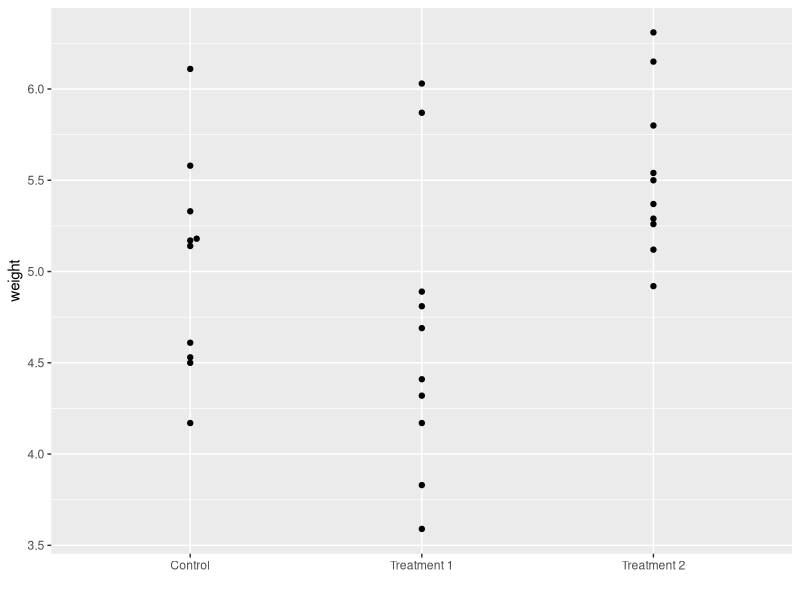
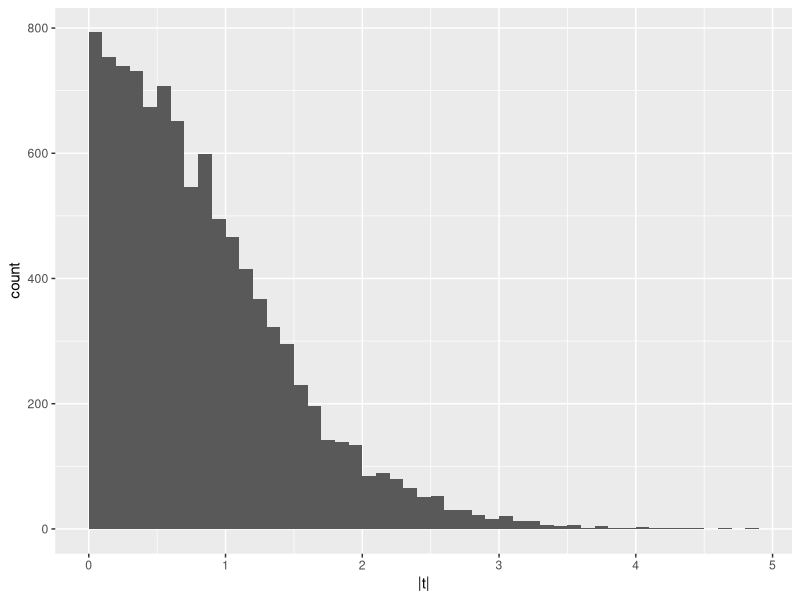
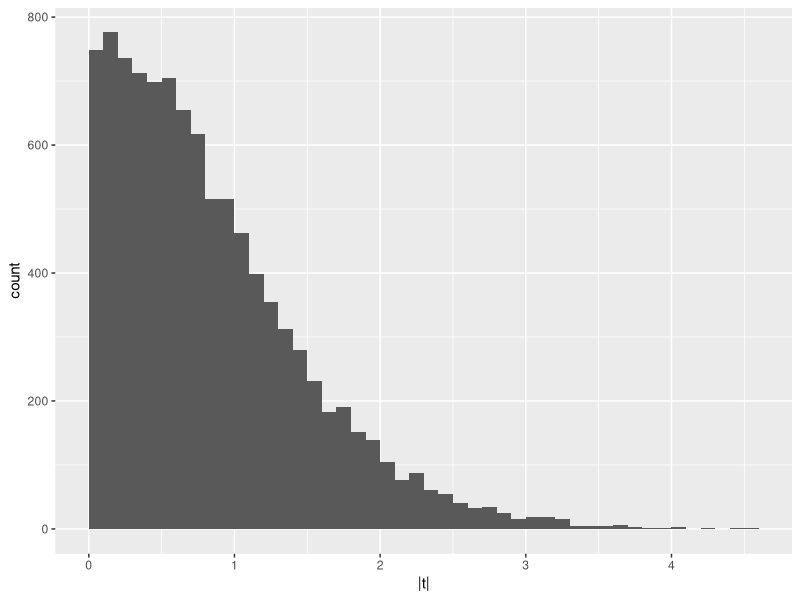

Write R code to recreate these figures, in order.
## ---- chunk 1
knitr::opts_chunk$set(echo = TRUE)

## ---- chunk 2
library(tidyverse)
library(purrr)
library(ggbeeswarm)
## ---- chunk 3
data("PlantGrowth")
head(PlantGrowth)
## ---- chunk 4

PlantGrowth %>% 
   mutate(group = fct_recode(group, 
                            Control = "ctrl", 
                            `Treatment 1` = "trt1", 
                            `Treatment 2` = "trt2")) %>% 
  ggplot(aes(x = group, y = weight)) + 
  geom_beeswarm() + 
  labs(x = "")
## ---- chunk 5
PlantGrowth %>% 
  filter(group %in% c("ctrl", "trt2")) %>% 
    t.test(weight ~ group, data  = .) 
## ---- chunk 6
library("broom")
PlantGrowth %>% 
  filter(group %in% c("ctrl", "trt2")) %>% 
  t.test(weight ~ group, data  = .) %>% 
    tidy()
## ---- chunk 7
PlantGrowth %>% 
  bind_rows(PlantGrowth) %>% # Add the duplicate of the dataset
  filter(group %in% c("ctrl", "trt2")) %>% 
  t.test(weight ~ group, data  = .) %>% 
  tidy()
## ---- chunk 8
set.seed(1234)

pg1 <- PlantGrowth %>% 
  sample_frac(size = 0.5) %>% 
  bind_rows(., .) 

pg1 %>% 
  filter(group %in% c("ctrl", "trt2")) %>% 
  t.test(weight ~ group, data  = .) %>% 
  tidy()
## ---- chunk 9
pg1_null = with(
  dplyr::filter(pg1, group %in% c("ctrl", "trt2")),
    replicate(10000,
      abs(t.test(weight ~ sample(group))$statistic)))

head(pg1_null)

ggplot(tibble(`|t|` = pg1_null), aes(x = `|t|`)) +
  geom_histogram(binwidth = 0.1, boundary = 0)
## ---- chunk 10
set.seed(1234)

pg2 <- pg1 %>% 
  mutate(noise = rnorm(30, mean = 0, sd = 0.2), 
         weight = weight + noise) %>% 
  select(-noise)
pg2

pg2 %>% 
  filter(group %in% c("ctrl", "trt2")) %>% 
  t.test(weight ~ group, data  = .) %>% 
  tidy()
## ---- chunk 11
pg2_null = with(
  dplyr::filter(pg2, group %in% c("ctrl", "trt2")),
    replicate(10000,
      abs(t.test(weight ~ sample(group))$statistic)))

ggplot(tibble(`|t|` = pg2_null), aes(x = `|t|`)) +
  geom_histogram(binwidth = 0.1, boundary = 0)  

head(pg2_null)

## ---- chunk 12
library(kableExtra)
data <- c('original', 'doubled without random noise', 'same size as original, half observations replicated', 'half replicated, random noise added to each replicate')
n <- c(30, 60, 30 ,30)
test_statistic <- c(-2.13, -3.1, -3.03, -0.72)
p_value <- c(0.048, 0.004, 0.005, 0.114)
data_summary <- data.frame(data, n, test_statistic, p_value)
data_summary %>% 
   kable(align = c("l")) %>% 
  kable_styling(bootstrap_options = c("striped", "hover",
                                      "condensed")) %>% 
  column_spec(1, bold = T, border_right = T) %>% 
  column_spec(2:3, width = "6em")
